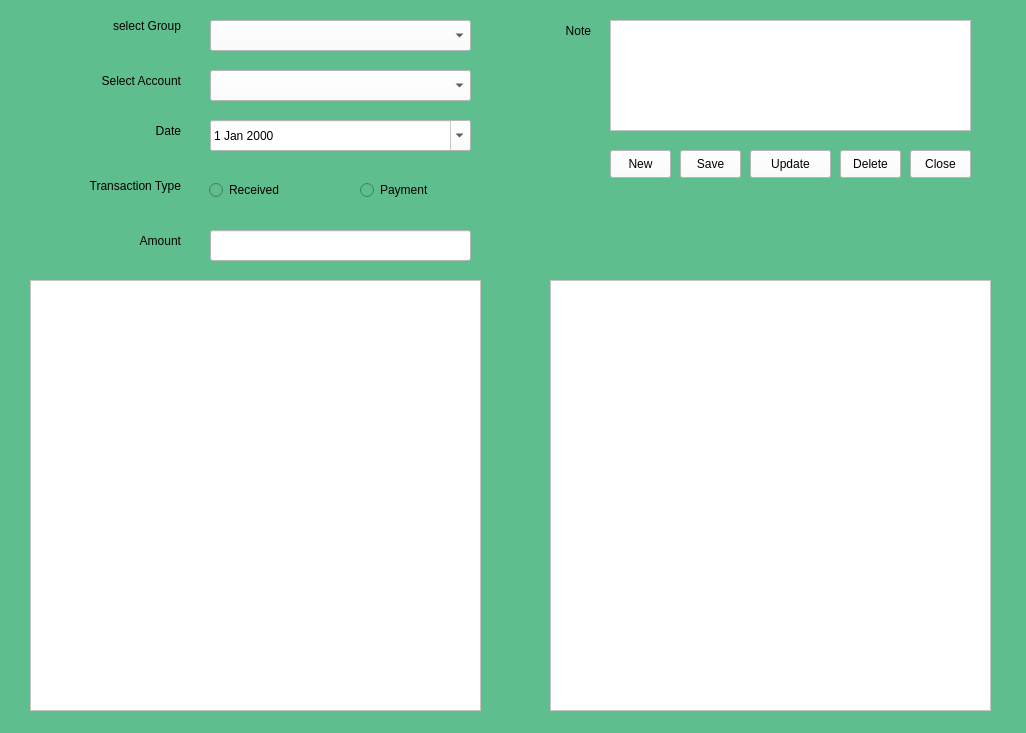
<?xml version="1.0" encoding="UTF-8"?>
<ui version="4.0">
 <class>MainWindow</class>
 <widget class="QMainWindow" name="MainWindow">
  <property name="geometry">
   <rect>
    <x>0</x>
    <y>0</y>
    <width>1026</width>
    <height>733</height>
   </rect>
  </property>
  <property name="windowTitle">
   <string>MainWindow</string>
  </property>
  <property name="styleSheet">
   <string notr="true">background-color: rgb(94, 190, 141);</string>
  </property>
  <widget class="QWidget" name="centralwidget">
   <widget class="QComboBox" name="cmbSelectgroup">
    <property name="geometry">
     <rect>
      <x>210</x>
      <y>20</y>
      <width>261</width>
      <height>31</height>
     </rect>
    </property>
    <property name="styleSheet">
     <string notr="true">background-color: rgb(255, 255, 255);</string>
    </property>
   </widget>
   <widget class="QLabel" name="label">
    <property name="geometry">
     <rect>
      <x>70</x>
      <y>10</y>
      <width>111</width>
      <height>31</height>
     </rect>
    </property>
    <property name="minimumSize">
     <size>
      <width>100</width>
      <height>0</height>
     </size>
    </property>
    <property name="styleSheet">
     <string notr="true">font: 10pt &quot;MS Shell Dlg 2&quot;;
font: 12pt &quot;MS Shell Dlg 2&quot;;</string>
    </property>
    <property name="text">
     <string>select Group</string>
    </property>
    <property name="alignment">
     <set>Qt::AlignRight|Qt::AlignTrailing|Qt::AlignVCenter</set>
    </property>
   </widget>
   <widget class="QComboBox" name="cmbSelectAccount">
    <property name="geometry">
     <rect>
      <x>210</x>
      <y>70</y>
      <width>261</width>
      <height>31</height>
     </rect>
    </property>
    <property name="styleSheet">
     <string notr="true">background-color: rgb(255, 255, 255);</string>
    </property>
   </widget>
   <widget class="QLabel" name="label_2">
    <property name="geometry">
     <rect>
      <x>50</x>
      <y>70</y>
      <width>131</width>
      <height>21</height>
     </rect>
    </property>
    <property name="minimumSize">
     <size>
      <width>100</width>
      <height>0</height>
     </size>
    </property>
    <property name="styleSheet">
     <string notr="true">font: 10pt &quot;MS Shell Dlg 2&quot;;
font: 12pt &quot;MS Shell Dlg 2&quot;;</string>
    </property>
    <property name="text">
     <string>Select Account</string>
    </property>
    <property name="alignment">
     <set>Qt::AlignRight|Qt::AlignTrailing|Qt::AlignVCenter</set>
    </property>
   </widget>
   <widget class="QDateEdit" name="dateEdit">
    <property name="geometry">
     <rect>
      <x>210</x>
      <y>120</y>
      <width>261</width>
      <height>31</height>
     </rect>
    </property>
    <property name="styleSheet">
     <string notr="true">background-color: rgb(255, 255, 255);
font: 12pt &quot;MS Shell Dlg 2&quot;;</string>
    </property>
    <property name="calendarPopup">
     <bool>true</bool>
    </property>
   </widget>
   <widget class="QLabel" name="label_3">
    <property name="geometry">
     <rect>
      <x>70</x>
      <y>120</y>
      <width>111</width>
      <height>21</height>
     </rect>
    </property>
    <property name="minimumSize">
     <size>
      <width>100</width>
      <height>0</height>
     </size>
    </property>
    <property name="styleSheet">
     <string notr="true">font: 10pt &quot;MS Shell Dlg 2&quot;;
font: 12pt &quot;MS Shell Dlg 2&quot;;</string>
    </property>
    <property name="text">
     <string>Date</string>
    </property>
    <property name="alignment">
     <set>Qt::AlignRight|Qt::AlignTrailing|Qt::AlignVCenter</set>
    </property>
   </widget>
   <widget class="QLabel" name="label_4">
    <property name="geometry">
     <rect>
      <x>20</x>
      <y>170</y>
      <width>161</width>
      <height>31</height>
     </rect>
    </property>
    <property name="minimumSize">
     <size>
      <width>110</width>
      <height>0</height>
     </size>
    </property>
    <property name="styleSheet">
     <string notr="true">font: 10pt &quot;MS Shell Dlg 2&quot;;
font: 12pt &quot;MS Shell Dlg 2&quot;;</string>
    </property>
    <property name="text">
     <string>Transaction Type</string>
    </property>
    <property name="alignment">
     <set>Qt::AlignRight|Qt::AlignTrailing|Qt::AlignVCenter</set>
    </property>
   </widget>
   <widget class="QRadioButton" name="radReceived">
    <property name="geometry">
     <rect>
      <x>209</x>
      <y>180</y>
      <width>111</width>
      <height>20</height>
     </rect>
    </property>
    <property name="minimumSize">
     <size>
      <width>100</width>
      <height>0</height>
     </size>
    </property>
    <property name="styleSheet">
     <string notr="true">font: 10pt &quot;MS Shell Dlg 2&quot;;
font: 12pt &quot;MS Shell Dlg 2&quot;;</string>
    </property>
    <property name="text">
     <string>Received</string>
    </property>
   </widget>
   <widget class="QRadioButton" name="radPayment">
    <property name="geometry">
     <rect>
      <x>360</x>
      <y>180</y>
      <width>111</width>
      <height>20</height>
     </rect>
    </property>
    <property name="minimumSize">
     <size>
      <width>100</width>
      <height>0</height>
     </size>
    </property>
    <property name="styleSheet">
     <string notr="true">font: 10pt &quot;MS Shell Dlg 2&quot;;
font: 12pt &quot;MS Shell Dlg 2&quot;;</string>
    </property>
    <property name="text">
     <string>Payment</string>
    </property>
   </widget>
   <widget class="QTableWidget" name="tableWidget">
    <property name="geometry">
     <rect>
      <x>30</x>
      <y>280</y>
      <width>451</width>
      <height>431</height>
     </rect>
    </property>
    <property name="styleSheet">
     <string notr="true">background-color: rgb(255, 255, 255);</string>
    </property>
   </widget>
   <widget class="QLabel" name="label_5">
    <property name="geometry">
     <rect>
      <x>480</x>
      <y>20</y>
      <width>111</width>
      <height>21</height>
     </rect>
    </property>
    <property name="minimumSize">
     <size>
      <width>100</width>
      <height>0</height>
     </size>
    </property>
    <property name="styleSheet">
     <string notr="true">font: 10pt &quot;MS Shell Dlg 2&quot;;
font: 12pt &quot;MS Shell Dlg 2&quot;;</string>
    </property>
    <property name="text">
     <string>Note</string>
    </property>
    <property name="alignment">
     <set>Qt::AlignRight|Qt::AlignTrailing|Qt::AlignVCenter</set>
    </property>
   </widget>
   <widget class="QTableWidget" name="tableWidget_2">
    <property name="geometry">
     <rect>
      <x>550</x>
      <y>280</y>
      <width>441</width>
      <height>431</height>
     </rect>
    </property>
    <property name="styleSheet">
     <string notr="true">background-color: rgb(255, 255, 255);</string>
    </property>
   </widget>
   <widget class="QPushButton" name="btndelete">
    <property name="geometry">
     <rect>
      <x>840</x>
      <y>150</y>
      <width>61</width>
      <height>28</height>
     </rect>
    </property>
    <property name="styleSheet">
     <string notr="true">font: 10pt &quot;MS Shell Dlg 2&quot;;
font: 12pt &quot;MS Shell Dlg 2&quot;;
background-color: rgb(255, 255, 255);</string>
    </property>
    <property name="text">
     <string>Delete</string>
    </property>
   </widget>
   <widget class="QPushButton" name="btnupdate">
    <property name="geometry">
     <rect>
      <x>750</x>
      <y>150</y>
      <width>81</width>
      <height>28</height>
     </rect>
    </property>
    <property name="styleSheet">
     <string notr="true">font: 10pt &quot;MS Shell Dlg 2&quot;;
font: 12pt &quot;MS Shell Dlg 2&quot;;
background-color: rgb(255, 255, 255);</string>
    </property>
    <property name="text">
     <string>Update</string>
    </property>
   </widget>
   <widget class="QPushButton" name="btnnew">
    <property name="geometry">
     <rect>
      <x>610</x>
      <y>150</y>
      <width>61</width>
      <height>28</height>
     </rect>
    </property>
    <property name="styleSheet">
     <string notr="true">font: 10pt &quot;MS Shell Dlg 2&quot;;
font: 12pt &quot;MS Shell Dlg 2&quot;;
background-color: rgb(255, 255, 255);</string>
    </property>
    <property name="text">
     <string>New</string>
    </property>
   </widget>
   <widget class="QPushButton" name="pushButton_5">
    <property name="geometry">
     <rect>
      <x>910</x>
      <y>150</y>
      <width>61</width>
      <height>28</height>
     </rect>
    </property>
    <property name="styleSheet">
     <string notr="true">font: 10pt &quot;MS Shell Dlg 2&quot;;
font: 12pt &quot;MS Shell Dlg 2&quot;;
background-color: rgb(255, 255, 255);</string>
    </property>
    <property name="text">
     <string>Close</string>
    </property>
   </widget>
   <widget class="QPushButton" name="btnsave">
    <property name="geometry">
     <rect>
      <x>680</x>
      <y>150</y>
      <width>61</width>
      <height>28</height>
     </rect>
    </property>
    <property name="styleSheet">
     <string notr="true">font: 10pt &quot;MS Shell Dlg 2&quot;;
font: 12pt &quot;MS Shell Dlg 2&quot;;
background-color: rgb(255, 255, 255);</string>
    </property>
    <property name="text">
     <string>Save</string>
    </property>
   </widget>
   <widget class="QLabel" name="label_6">
    <property name="geometry">
     <rect>
      <x>40</x>
      <y>230</y>
      <width>141</width>
      <height>21</height>
     </rect>
    </property>
    <property name="minimumSize">
     <size>
      <width>110</width>
      <height>0</height>
     </size>
    </property>
    <property name="styleSheet">
     <string notr="true">font: 10pt &quot;MS Shell Dlg 2&quot;;
font: 12pt &quot;MS Shell Dlg 2&quot;;</string>
    </property>
    <property name="text">
     <string>Amount</string>
    </property>
    <property name="alignment">
     <set>Qt::AlignRight|Qt::AlignTrailing|Qt::AlignVCenter</set>
    </property>
   </widget>
   <widget class="QLineEdit" name="txtAmount">
    <property name="geometry">
     <rect>
      <x>210</x>
      <y>230</y>
      <width>261</width>
      <height>31</height>
     </rect>
    </property>
    <property name="styleSheet">
     <string notr="true">background-color: rgb(255, 255, 255);</string>
    </property>
   </widget>
   <widget class="QTextEdit" name="textNote">
    <property name="geometry">
     <rect>
      <x>610</x>
      <y>20</y>
      <width>361</width>
      <height>111</height>
     </rect>
    </property>
    <property name="styleSheet">
     <string notr="true">background-color: rgb(255, 255, 255);
font: 12pt &quot;MS Shell Dlg 2&quot;;</string>
    </property>
   </widget>
  </widget>
 </widget>
 <resources/>
 <connections/>
</ui>
